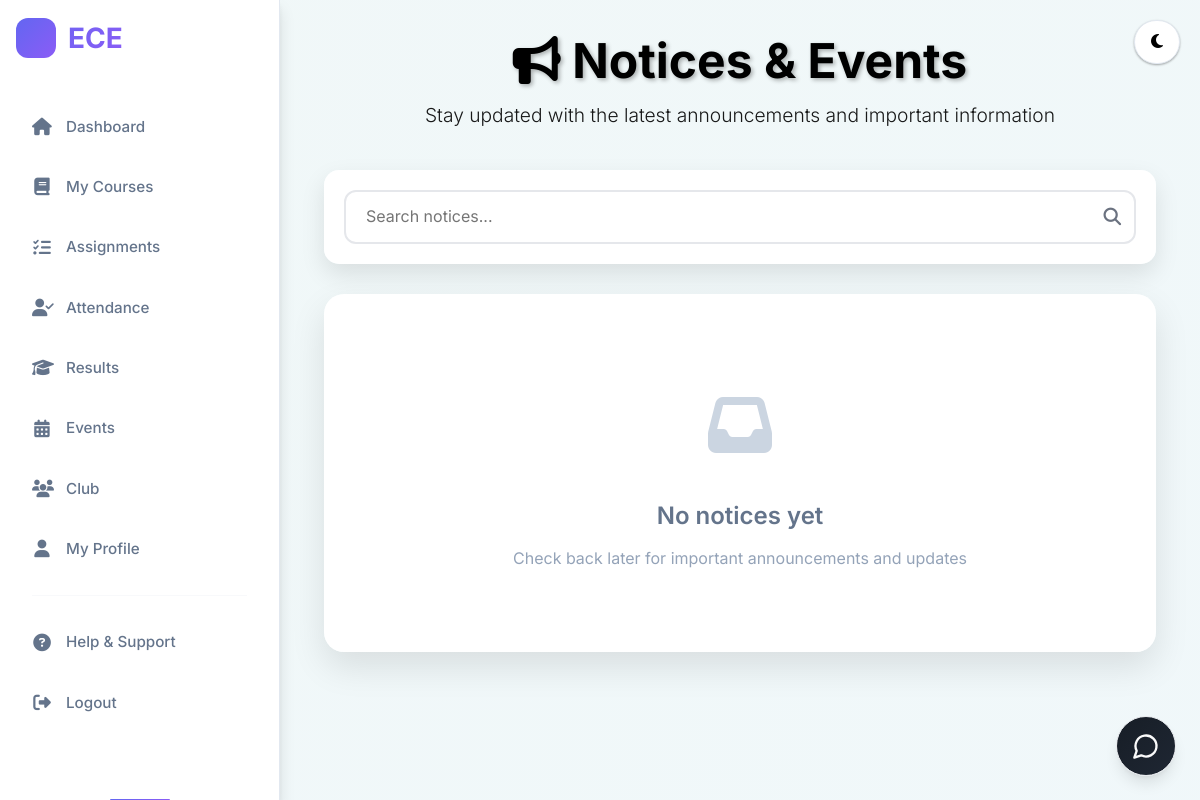
The app's page /event, older data.
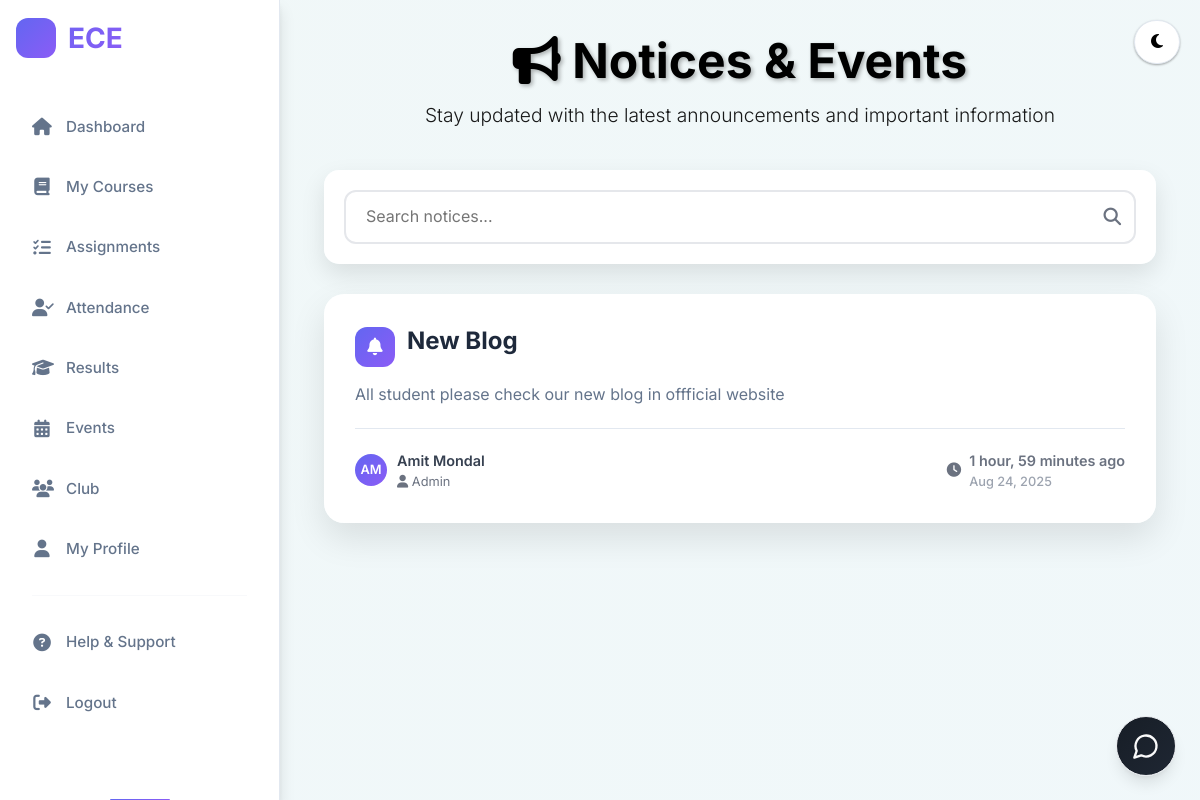
The same page, newer data.
### events/models.py (models this page shows, shortened)
class Notice(models.Model):
    title = models.CharField(max_length=200)
    description = models.TextField()
    created_at = models.DateTimeField(auto_now_add=True)
    created_by = models.ForeignKey(
        settings.AUTH_USER_MODEL,
        on_delete=models.CASCADE,
        related_name="notices")
    department = models.CharField(max_length=100, blank=True, null=True)

### account/models.py (models this page shows, shortened)
class User(AbstractUser):
    ROLE_CHOICES = [
        ('admin', 'Admin'),
        ('management', 'Management'),
        ('hod', 'Head of Department'),
        ('teacher', 'Teacher'),
        ('student', 'Student'),
    ]
    role = models.CharField(max_length=20, choices=ROLE_CHOICES)
    department = models.ForeignKey(Department, on_delete=models.SET_NULL, null=True, blank=True)
    semester = models.ForeignKey(Semester, on_delete=models.SET_NULL, null=True, blank=True)
    accessible_batches = models.ManyToManyField(Semester, blank=True, related_name="teachers")

### events/views.py (the view)
# urls.py: path('', views.notice_list, name='notice_list'),
def notice_list(request):
    notices = Notice.objects.all().order_by('-created_at')
    return render(request, 'event/notice_list.html', {'notices': notices})

### templates/event/notice_list.html (shortened to what this page needs)
{% extends "student_base.html" %}
{% block content %}
<div>
    <div class="container">
        <div class="notices-header">
            <h1><i class="fas fa-bullhorn"></i> Notices & Events</h1>
            <p>Stay updated with the latest announcements and important information</p>
        </div>
        <div class="search-filter">
            <div class="position-relative">
                <input type="text" class="search-input" placeholder="Search notices..." id="noticeSearch">
                <i class="fas fa-search search-icon"></i>
            </div>
        </div>
        <div class="notices-grid">
            {% for notice in notices %}
            <div class="notice-card" data-title="{{ notice.title|lower }}" data-description="{{ notice.description|lower }}">
                <div class="notice-title">
                    <div class="notice-icon">
                        <i class="fas fa-bell"></i>
                    </div>
                    <span>{{ notice.title }}</span>
                </div>
                <div class="notice-description">
                    {{ notice.description }}
                </div>
                <div class="notice-meta">
                    <div class="notice-author">
                        <div class="author-avatar">
                            {{ notice.created_by.first_name.0|default:notice.created_by.username.0|upper }}{{ notice.created_by.last_name.0|upper|default:'' }}
                        </div>
                        <div>
                            <div style="font-weight: 600; color: #374151;">
                                {{ notice.created_by.first_name|default:notice.created_by.username }} {{ notice.created_by.last_name|default:'' }}
                            </div>
                            <div style="font-size: 0.8rem;">
                                {% if notice.created_by.groups.all.0.name == 'Teachers' %}
                                    <i class="fas fa-chalkboard-teacher"></i> Teacher
                                {% else %}
                                    <i class="fas fa-user"></i> Admin
                                {% endif %}
                            </div>
                        </div>
                    </div>
                    <div class="notice-date">
                        <i class="fas fa-clock"></i>
                        <div>
                            <div style="font-weight: 600;">{{ notice.created_at|timesince }} ago</div>
                            <div style="font-size: 0.8rem; color: #9ca3af;">
                                {{ notice.created_at|date:"M d, Y" }}
                            </div>
                        </div>
                    </div>
                </div>
            </div>
            {% empty %}
            <div class="empty-state">
                <div class="empty-icon">
                    <i class="fas fa-inbox"></i>
                </div>
                <div class="empty-title">No notices yet</div>
                <div class="empty-text">Check back later for important announcements and updates</div>
            </div>
            {% endfor %}
        </div>
    </div>
</div>
{% endblock %}

Row changes from the older to the newer data that the page shows:
added Notice: title "New Blog", description "All student please check our new blog in offficial website", created_by.first_name.0 "A", created_by.last_name.0 "M", created_by.first_name "Amit", created_by.last_name "Mondal", shows "Admin", created_at "1 hour, 59 minutes", created_at "Aug 24, 2025"
Text that changed along with them:
text no longer shown: "No notices yet Check back later for important announcements and updates"
